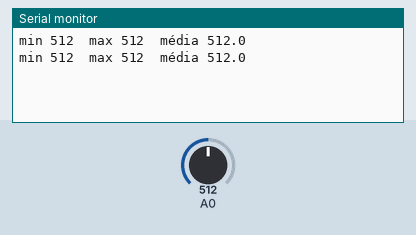
The sketch below on a simulated Arduino Uno, built with avr-gcc and run on an emulated ATmega328P. Parts: the last lines printed to the serial monitor. The inputs (shaded band) are chosen by the test bench; at power-on: A0 = 512.

Above: at 1.2 s.
1.3 s: A0 set to 716
At 1.9 s:
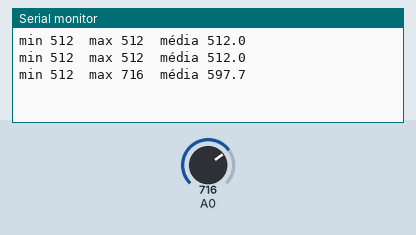
2.8 s: A0 set to 900
At 3.5 s:
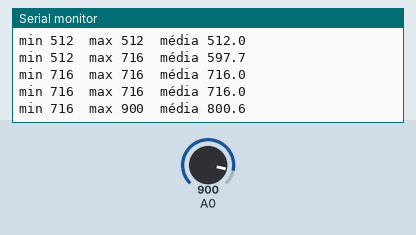
Timing chart, 0 to 5.8 s (numbered marks = the images above; inputs shaded):
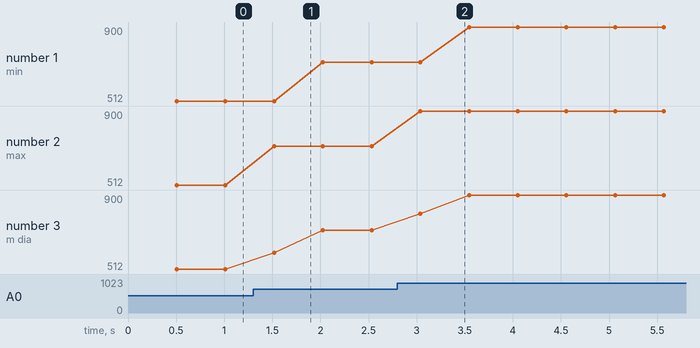

The sketch:

aula14_nivel3.ino
```cpp
// Aula 14 – Nível 3: Mínimo, máximo e média de 50 leituras
// pecas: pot A0
// A cada 50 leituras mostra o mínimo, o máximo e a média
#include <Arduino.h>                    // funções do Arduino (pinMode, digitalWrite, delay...)
void setup() {                          // roda uma vez, quando a placa liga
  Serial.begin(9600);                   // abre o Monitor Serial a 9600 baud
}

void loop() {                           // repete para sempre
  int minimo = 1023, maximo = 0;        // começam invertidos: a primeira leitura corrige
  long soma = 0;                        // long: a soma de muitas leituras passa de 32767
  for (int i = 0; i < 50; i++) {        // 50 leituras
    int v = analogRead(A0);             // uma leitura
    if (v < minimo) minimo = v;         // guarda a menor
    if (v > maximo) maximo = v;         // guarda a maior
    soma += v;                          // acumula
    delay(10);                          // espera 10 ms
  }
  Serial.print("min ");                 // envia o texto ao Monitor Serial
  Serial.print(minimo);                 // envia minimo ao Monitor Serial
  Serial.print("  max ");               // envia o texto ao Monitor Serial
  Serial.print(maximo);                 // envia maximo ao Monitor Serial
  Serial.print("  média ");             // envia o texto ao Monitor Serial
  Serial.println(soma / 50.0, 1);       // envia soma / 50.0 ao Monitor Serial e quebra a linha
}
```

Measured:
- after the input at 1.3 s, the serial monitor: prints a new line after 0.22 s (image 1)
- after the input at 2.8 s, the serial monitor: prints a new line after 0.24 s (image 2)
- plotted number 1: 512 → 716 after the input at 1.3 s, 716 → 900 after the input at 2.8 s
- plotted number 2: 512 → 716 after the input at 1.3 s, 716 → 900 after the input at 2.8 s
- plotted number 3: 512 → 716 after the input at 1.3 s, 716 → 900 after the input at 2.8 s
